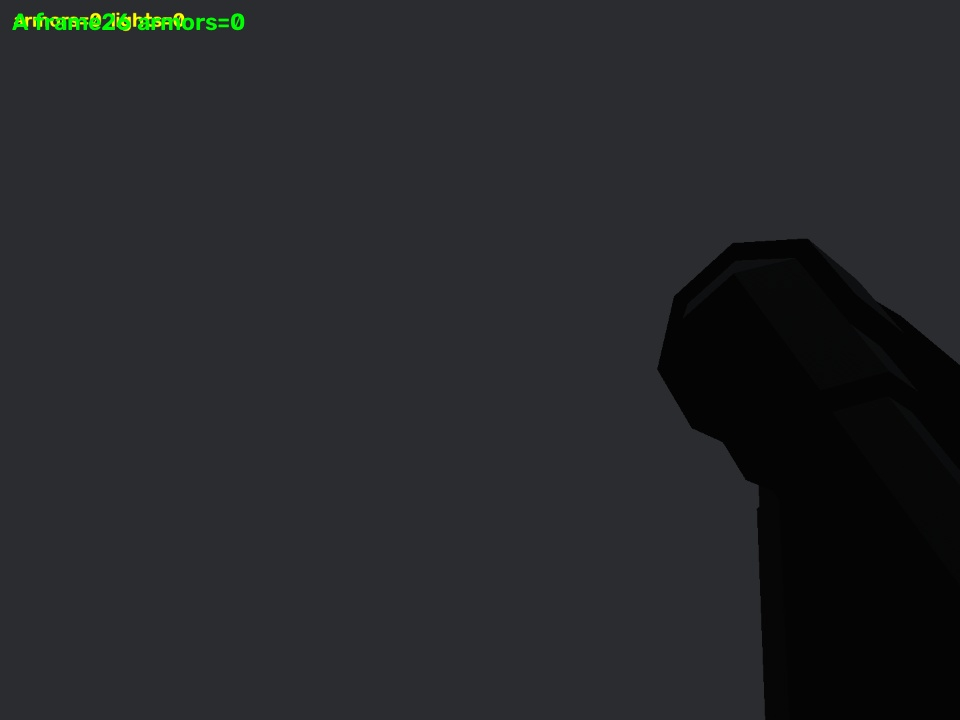
#> input picture metrics/s1_samples/A_f00026.jpg, 960 x 720 px
$ python -i detector.py   (imports and definitions only)
#> lines starting #> are read from the running program, lines starting #| are printed output that depends on the picture; after the words box and inside, x2 and y2 are one past the last pixel; in counts of white or black regions, pixels touching at a corner belong together
#> further down, picture is the input picture: shape (720, 960, 3); mean B, G, R 41.5, 38.9, 37.4
"""S1: 传统灯条法装甲板检测（纯函数，节点和离线评估共用）

流程：颜色阈值 → 灯条筛选 → 两两配对（几何约束 + 数字区校验） → 装甲板四角点

为什么这么设计（答辩用）：
  1. 颜色阈值（HSV）在受控光照下快且可解释；缺点是强光/过曝会崩 —— 这正好是
     README「已知失败场景」要写的边界。
  2. 灯条用「高宽比 + 填充率」筛选：装甲板灯条是竖直细长亮条，场地图案是细长线，
     靠填充率和高度下限可以分开。
  3. 配对必须加**数字区校验**：两个灯条之间的区域应该有低饱和中等亮度的数字像素，
     否则会把前哨站等物体的两条装饰灯误配成装甲板（实测这是最大的误检来源）。
"""
import cv2
import numpy as np


class DetectorParams:
    def __init__(self, **kw):
        # 颜色阈值
        self.v_thresh = kw.get("v_thresh", 110)
        self.s_thresh = kw.get("s_thresh", 90)
        self.blue_hue = kw.get("blue_hue", (90, 140))
        self.red_hue = kw.get("red_hue", (12, 168))
        # 灯条筛选
        self.min_area = kw.get("min_area", 12)
        self.min_height = kw.get("min_height", 8)
        self.min_aspect = kw.get("min_aspect", 1.5)      # 高/宽
        self.min_fill = kw.get("min_fill", 0.25)         # 面积 / 外接矩形
        # 配对
        self.max_dh = kw.get("max_dh", 0.35)             # 两灯高度差 / 平均高
        self.max_dy = kw.get("max_dy", 0.55)             # 两灯中心 y 差 / 平均高
        self.max_dw = kw.get("max_dw", 0.60)             # 两灯宽度差 / 较宽者（斜视一致性）
        self.gap_ratio = kw.get("gap_ratio", (0.6, 4.2)) # 灯间距 / 平均高（斜视时可达 3.3+）
        self.min_digit = kw.get("min_digit", 0.04)       # 数字区像素比例下限
        self.max_armors = kw.get("max_armors", 8)


def _masks(img, p):
    hsv = cv2.cvtColor(img, cv2.COLOR_BGR2HSV)
#> hsv: shape (720, 960, 3); mean H, S, V 97.5, 24.6, 42.2
    h, s, v = hsv[:, :, 0], hsv[:, :, 1], hsv[:, :, 2]
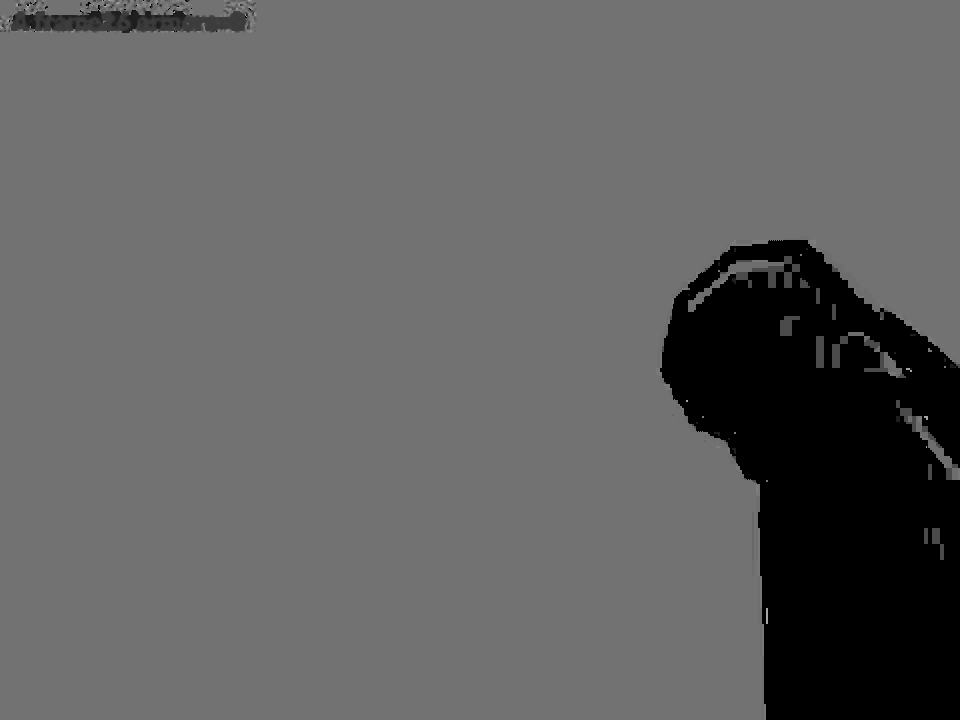
#> h: shape (720, 960); min 0, max 173, mean 97.5
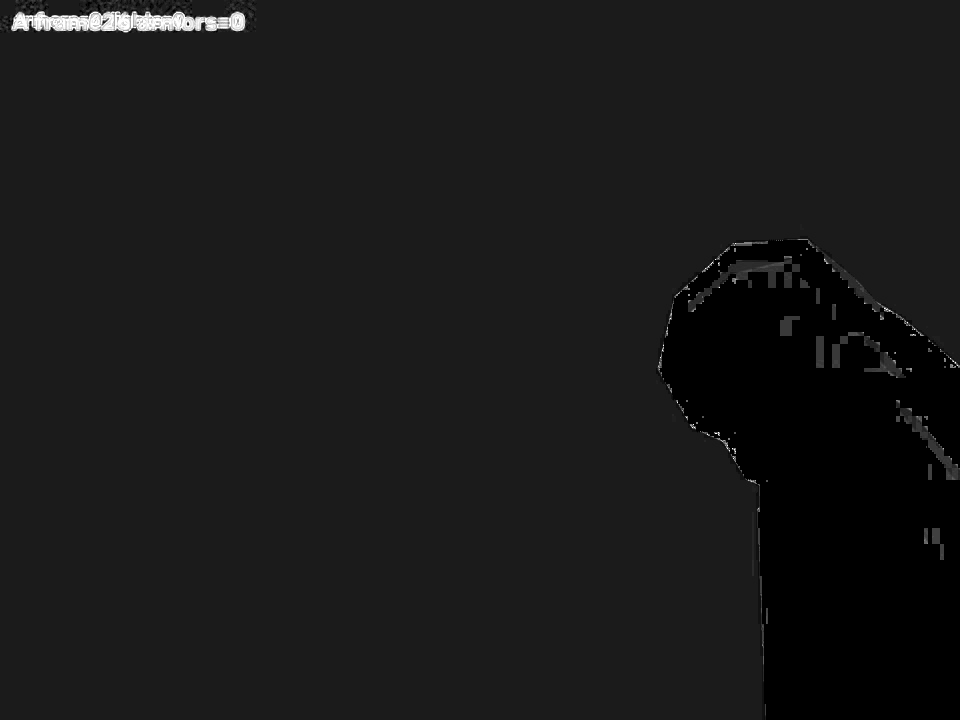
#> s: shape (720, 960); min 0, max 255, mean 24.6
    base = (v > p.v_thresh) & (s > p.s_thresh)
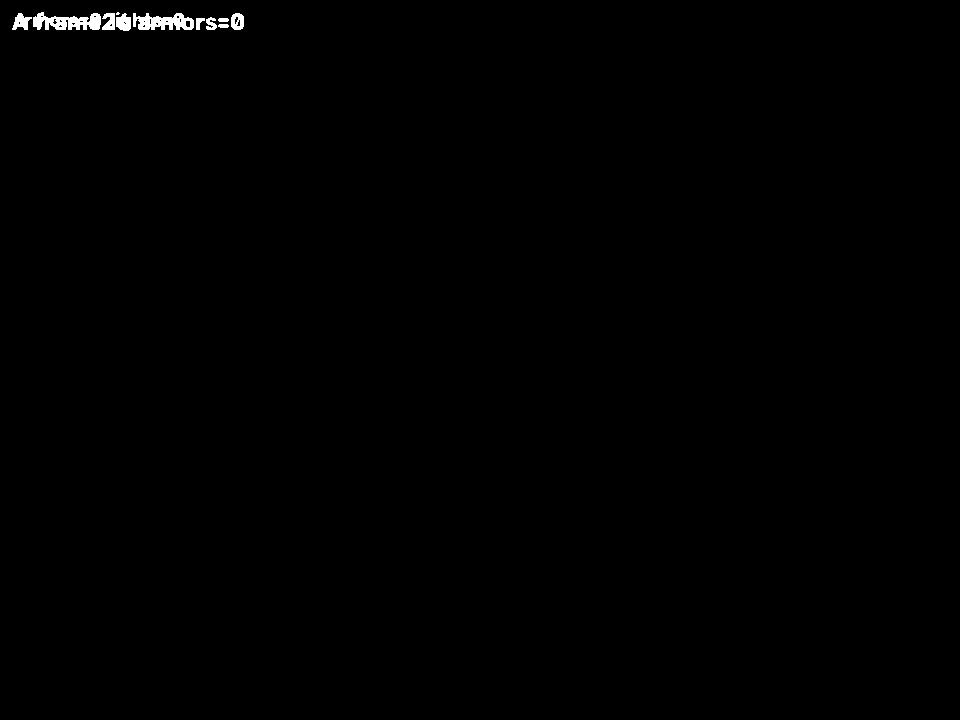
#> base: shape (720, 960) bool; 0.35% white; 11 white regions (1 under 20 px), largest, box (x1, y1, x2, y2) and area: (33, 12, 101, 30) 775, (133, 13, 194, 30) 691, (116, 13, 131, 31) 205
    out = {
        "blue": (base & (h > p.blue_hue[0]) & (h < p.blue_hue[1])).astype(np.uint8) * 255,
        "red": (base & ((h < p.red_hue[0]) | (h > p.red_hue[1]))).astype(np.uint8) * 255,
    }
    for k in out:
        out[k] = cv2.morphologyEx(out[k], cv2.MORPH_CLOSE, np.ones((3, 3), np.uint8))
#> this loop made 2 passes
#> k on passes 1 to 2: 'blue', 'red'
#> after the loop, out = 2 items
    return out


def _lights(mask, p):
    contours, _ = cv2.findContours(mask, cv2.RETR_EXTERNAL, cv2.CHAIN_APPROX_SIMPLE)
    out = []
    for c in contours:
        a = cv2.contourArea(c)
        if a < p.min_area:
            continue
        x, y, w, h = cv2.boundingRect(c)
        if h < p.min_height or w < 2 or h / w < p.min_aspect:
            continue
        if a / (w * h) < p.min_fill:
            continue
        out.append((x, y, w, h))
    return out


# [9 lines left out: function _digit_score, not called in this run]


PLATE_ASPECT = 0.125 / 0.15   # 装甲板高/宽（与 solver.py 的 PLATE_W/PLATE_H 一致）


# [93 lines left out: functions _cross_edges, _lamp_subpix, _subpix_quad, not called in this run]


def _pair(img, lights, p):
    cand = []
    for i in range(len(lights)):
        for j in range(i + 1, len(lights)):
            x1, y1, w1, h1 = lights[i]
            x2, y2, w2, h2 = lights[j]
            if x1 > x2:
                x1, y1, w1, h1, x2, y2, w2, h2 = x2, y2, w2, h2, x1, y1, w1, h1
            hm = (h1 + h2) / 2
            dh = abs(h1 - h2) / max(hm, 1)
            dy = abs((y1 + h1 / 2) - (y2 + h2 / 2)) / max(hm, 1)
            dx = x2 - (x1 + w1)
            ratio = dx / max(hm, 1)
            dw = abs(w1 - w2) / max(max(w1, w2), 1)
            if dh > p.max_dh or dy > p.max_dy or dw > p.max_dw:
                continue
            if not (p.gap_ratio[0] <= ratio <= p.gap_ratio[1]):
                continue
            score_digit = _digit_score(img, x1 + w1, x2, min(y1, y2),
                                       max(y1 + h1, y2 + h2))
            if score_digit < p.min_digit:
                continue
            score = score_digit * 2 - dh - dy * 0.5
            cand.append((score, i, j, score_digit))
    cand.sort(reverse=True)
    used, armors = set(), []
    for score, i, j, sd in cand:
        if i in used or j in used:
            continue
        used |= {i, j}
        x1, y1, w1, h1 = lights[i]
        x2, y2, w2, h2 = lights[j]
        armors.append({
            "corners": [[x1, y1], [x2 + w2, y2], [x2 + w2, y2 + h2], [x1, y1 + h1]],
            "center": [(x1 + x2 + w2) / 2, (min(y1, y2) + max(y1 + h1, y2 + h2)) / 2],
            "digit_score": round(sd, 4),
            "score": round(score, 4),
            "lights": [lights[i], lights[j]],
        })
        if len(armors) >= p.max_armors:
            break
    return armors


def detect_image(img_bgr, params=None, subpixel=True):
    """输入 BGR 图，返回 {"lights": {"blue": [...], "red": [...]}, "armors": [...]}

    subpixel=True 时对每块装甲板做灯条亚像素边缘拟合，结果放在 a["subpix"]
    （键 xl/xr/ycl/ycr/corners）。后续 PnP 用 a["subpix"]["corners"] 精度更高；
    拟合失败则不影响原始 corners，自动退化为整像素方案。
    """
    p = params or DetectorParams()
    masks = _masks(img_bgr, p)
#> masks = 2 items
    v = (cv2.cvtColor(img_bgr, cv2.COLOR_BGR2HSV)[:, :, 2].astype(np.float32)
         if subpixel else None)
    all_armors, all_lights = [], {}
    for color, mask in masks.items():
        ls = _lights(mask, p)
        all_lights[color] = ls
        for a in _pair(img_bgr, ls, p):
            a["color"] = color
            if v is not None:
                q = _subpix_quad(v, mask, a["lights"])
                if q is not None:
                    a["subpix"] = q
            all_armors.append(a)
#> this loop made 2 passes
#> after the loop, all_armors = []; all_lights = {'blue': [], 'red': []}
    all_armors.sort(key=lambda a: a["score"], reverse=True)
    return {"lights": all_lights, "armors": all_armors}


# [40 lines left out: function draw_debug, not called in this run]

>>> import cv2
>>> picture = cv2.imread('../../../../metrics/s1_samples/A_f00026.jpg')
>>> result = detect_image(picture)
#> result = 2 items
